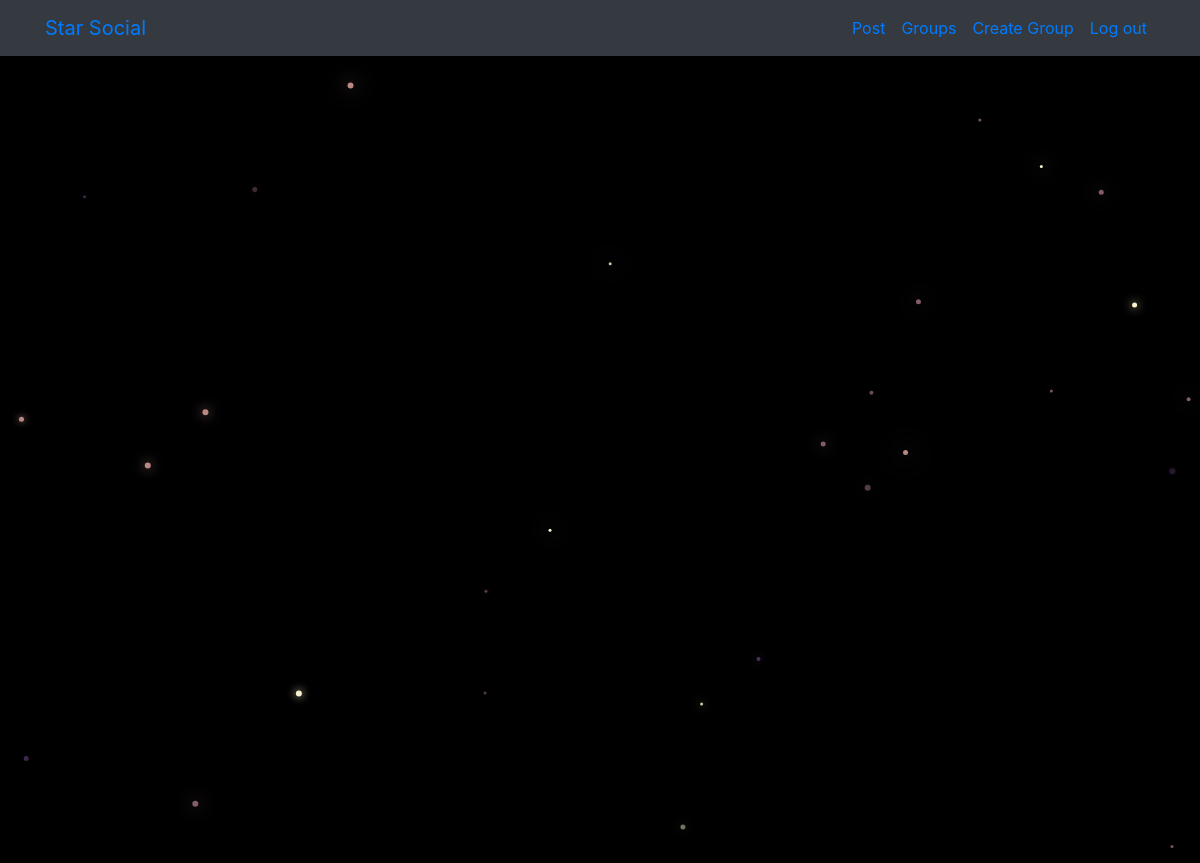
Before: /posts/ (signed in) with the older database file.
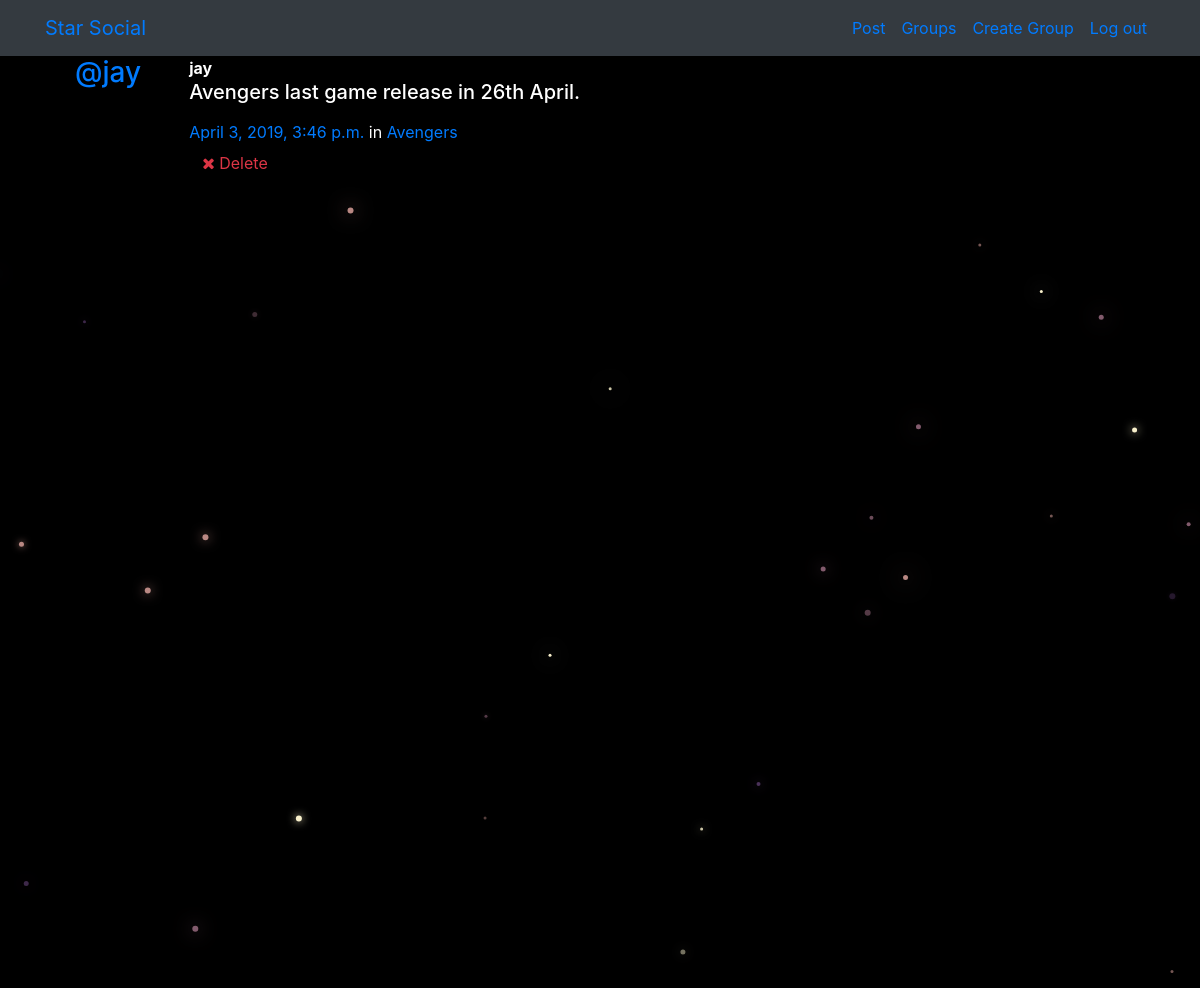
After: the same page with the newer database file.
### posts/models.py (models this page shows, shortened)
class Post(models.Model):
    user = models.ForeignKey(User, related_name="posts",on_delete=models.CASCADE)
    created_at = models.DateTimeField(auto_now=True)
    message = models.TextField()
    message_html = models.TextField(editable=False)
    group = models.ForeignKey(Group, related_name="posts",null=True, blank=True,on_delete=models.CASCADE)
    class Meta:
        ordering = ["-created_at"]
        unique_together = ["user", "message"]

### groups/models.py (models this page shows, shortened)
class Group(models.Model):
    name = models.CharField(max_length=255, unique=True)
    slug = models.SlugField(allow_unicode=True, unique=True)
    description = models.TextField(blank=True, default='')
    description_html = models.TextField(editable=False, default='', blank=True)
    members = models.ManyToManyField(User,through="GroupMember")
    class Meta:
        ordering = ["name"]

### posts/views.py (the view)
# urls.py: path('', views.PostList.as_view(), name="all"),
class PostList(SelectRelatedMixin, generic.ListView):
    model = models.Post
    select_related = ("user", "group")

### posts/templates/posts/post_list.html (shortened to what this page needs)
{% extends "posts/post_base.html" %}
{% load humanize %}
{% block post_content %}
<div class="col-md-8">
	{% for post in post_list %}
  {% include "posts/_post.html" %}
	{% endfor %}
</div>
{% endblock %}

### posts/templates/posts/_post.html (shortened to what this page needs)
<div class="media">
	<h3 class="mr-5"><a href="{% url 'posts:for_user' username=post.user.username %}">@{{ post.user.username }}</a></h3>
	<div class="media-body">
		<strong>{{ post.user.username }}</strong>
		<h5>{{ post.message_html|safe }}</h5>
			<time class="time"><a href="{% url 'posts:single' username=post.user.username pk=post.pk %}">{{ post.created_at }}</a></time>
			{% if post.group %}
			<span class="group-name">in <a href="#">{{ post.group.name }}</a></span>
			{% endif %}
		<div class="media-footer">
			{% if user.is_authenticated and post.user == user and not hide_delete %}
				<a href="{% url 'posts:delete' pk=post.pk %}" title="delete" class="btn btn-simple">
					<span class="fa fa-remove text-danger" aria-hidden="true"></span>
					<span class="text-danger icon-label">Delete</span>
				</a>
			{% endif %}
		</div>
	</div>
</div>

Changed rows visible on the page:
added Post: user.username "jay", message_html "Avengers last game release in 26th April.", created_at "April 3, 2019, 3:46 p.m.", group.name "Avengers", shows "Delete"
